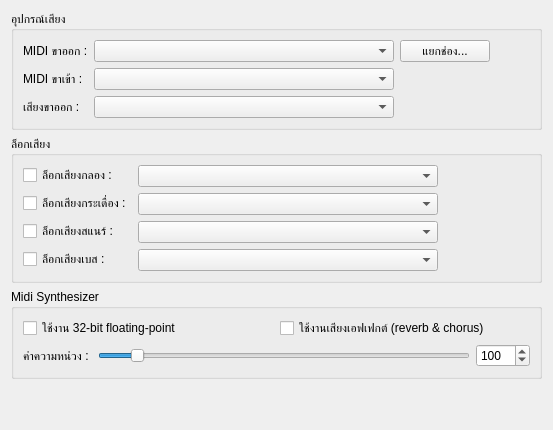
     <widget class="QWidget" name="tab_4">
      <attribute name="title">
       <string>อุปกรณ์เสียง</string>
      </attribute>
      <layout class="QVBoxLayout" name="verticalLayout_12">
       <item>
        <widget class="QGroupBox" name="groupBox_7">
         <property name="title">
          <string>อุปกรณ์เสียง</string>
         </property>
         <layout class="QFormLayout" name="formLayout">
          <item row="0" column="0">
           <widget class="QLabel" name="label_3">
            <property name="text">
             <string>MIDI ขาออก :</string>
            </property>
           </widget>
          </item>
          <item row="0" column="1">
           <layout class="QHBoxLayout" name="horizontalLayout_25">
            <item>
             <widget class="QComboBox" name="cbMidiOut">
              <property name="minimumSize">
               <size>
                <width>300</width>
                <height>0</height>
               </size>
              </property>
              <property name="maximumSize">
               <size>
                <width>300</width>
                <height>16777215</height>
               </size>
              </property>
             </widget>
            </item>
            <item>
             <widget class="QPushButton" name="btnMapChannel">
              <property name="minimumSize">
               <size>
                <width>90</width>
                <height>0</height>
               </size>
              </property>
              <property name="text">
               <string>แยกช่อง...</string>
              </property>
             </widget>
            </item>
            <item>
             <spacer name="horizontalSpacer_14">
              <property name="orientation">
               <enum>Qt::Horizontal</enum>
              </property>
              <property name="sizeHint" stdset="0">
               <size>
                <width>40</width>
                <height>20</height>
               </size>
              </property>
             </spacer>
            </item>
           </layout>
          </item>
          <item row="1" column="0">
           <widget class="QLabel" name="label_24">
            <property name="text">
             <string>MIDI ขาเข้า : </string>
            </property>
           </widget>
          </item>
          <item row="2" column="0">
           <widget class="QLabel" name="label_7">
            <property name="text">
             <string>เสียงขาออก :</string>
            </property>
           </widget>
          </item>
          <item row="2" column="1">
           <widget class="QComboBox" name="cbAudioOut">
            <property name="minimumSize">
             <size>
              <width>300</width>
              <height>0</height>
             </size>
            </property>
            <property name="maximumSize">
             <size>
              <width>300</width>
              <height>16777215</height>
             </size>
            </property>
           </widget>
          </item>
          <item row="1" column="1">
           <widget class="QComboBox" name="cbMidiIn">
            <property name="minimumSize">
             <size>
              <width>300</width>
              <height>0</height>
             </size>
            </property>
            <property name="maximumSize">
             <size>
              <width>300</width>
              <height>16777215</height>
             </size>
            </property>
           </widget>
          </item>
         </layout>
        </widget>
       </item>
       <item>
        <widget class="QGroupBox" name="groupBox_3">
         <property name="title">
          <string>ล็อกเสียง</string>
         </property>
         <layout class="QFormLayout" name="formLayout_3">
          <item row="0" column="0">
           <widget class="QCheckBox" name="chbLockDrum">
            <property name="text">
             <string>ล็อกเสียงกลอง :</string>
            </property>
           </widget>
          </item>
          <item row="0" column="1">
           <widget class="QComboBox" name="cbLockDrum">
            <property name="maximumSize">
             <size>
              <width>300</width>
              <height>16777215</height>
             </size>
            </property>
           </widget>
          </item>
          <item row="1" column="0">
           <widget class="QCheckBox" name="chbLockKick">
            <property name="text">
             <string>ล็อกเสียงกระเดื่อง :</string>
            </property>
           </widget>
          </item>
          <item row="1" column="1">
           <widget class="QComboBox" name="cbLockKick">
            <property name="maximumSize">
             <size>
              <width>300</width>
              <height>16777215</height>
             </size>
            </property>
           </widget>
          </item>
          <item row="2" column="0">
           <widget class="QCheckBox" name="chbLockSnare">
            <property name="text">
             <string>ล็อกเสียงสแนร์ :</string>
            </property>
           </widget>
          </item>
          <item row="2" column="1">
           <widget class="QComboBox" name="cbLockSnare">
            <property name="maximumSize">
             <size>
              <width>300</width>
              <height>16777215</height>
             </size>
            </property>
           </widget>
          </item>
          <item row="3" column="0">
           <widget class="QCheckBox" name="chbLockBass">
            <property name="text">
             <string>ล็อกเสียงเบส :</string>
            </property>
           </widget>
          </item>
          <item row="3" column="1">
           <widget class="QComboBox" name="cbLockBass">
            <property name="maximumSize">
             <size>
              <width>300</width>
              <height>16777215</height>
             </size>
            </property>
           </widget>
          </item>
         </layout>
        </widget>
       </item>
       <item>
        <widget class="QGroupBox" name="groupBox_12">
         <property name="title">
          <string>Midi Synthesizer</string>
         </property>
         <layout class="QVBoxLayout" name="verticalLayout_7">
          <item>
           <layout class="QGridLayout" name="gridLayout_3">
            <item row="0" column="0">
             <widget class="QCheckBox" name="chbSynthFloat">
              <property name="toolTip">
               <string>&lt;html&gt;&lt;head/&gt;&lt;body&gt;&lt;p&gt;การเปลี่ยนแปลงสิ่งนี้ ในขณะที่กำลังเล่นด้วย Midi Synthesizer จะทำให้เพลงหยุดเล่น&lt;/p&gt;&lt;/body&gt;&lt;/html&gt;</string>
              </property>
              <property name="text">
               <string>ใช้งาน 32-bit floating-point</string>
              </property>
             </widget>
            </item>
            <item row="0" column="1">
             <widget class="QCheckBox" name="chbSynthFx">
              <property name="text">
               <string>ใช้งานเสียงเอฟเฟกต์ (reverb &amp;&amp; chorus)</string>
              </property>
             </widget>
            </item>
           </layout>
          </item>
          <item>
           <layout class="QFormLayout" name="formLayout_8">
            <item row="0" column="0">
             <widget class="QLabel" name="label_23">
              <property name="text">
               <string>ค่าความหน่วง : </string>
              </property>
             </widget>
            </item>
            <item row="0" column="1">
             <layout class="QHBoxLayout" name="horizontalLayout_16">
              <item>
               <widget class="QSlider" name="sliderBuffer">
                <property name="minimum">
                 <number>10</number>
                </property>
                <property name="maximum">
                 <number>1000</number>
                </property>
                <property name="value">
                 <number>100</number>
                </property>
                <property name="orientation">
                 <enum>Qt::Horizontal</enum>
                </property>
               </widget>
              </item>
              <item>
               <widget class="QSpinBox" name="spinBuffer">
                <property name="minimum">
                 <number>10</number>
                </property>
                <property name="maximum">
                 <number>1000</number>
                </property>
                <property name="value">
                 <number>100</number>
                </property>
               </widget>
              </item>
             </layout>
            </item>
           </layout>
          </item>
         </layout>
        </widget>
       </item>
       <item>
        <spacer name="verticalSpacer_2">
         <property name="orientation">
          <enum>Qt::Vertical</enum>
         </property>
         <property name="sizeHint" stdset="0">
          <size>
           <width>20</width>
           <height>40</height>
          </size>
         </property>
        </spacer>
       </item>
      </layout>
     </widget>
